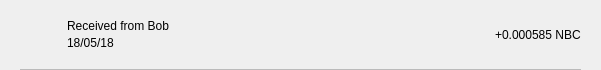
<?xml version="1.0" encoding="UTF-8"?>
<ui version="4.0">
 <class>TxRow</class>
 <widget class="QWidget" name="TxRow">
  <property name="geometry">
   <rect>
    <x>0</x>
    <y>0</y>
    <width>601</width>
    <height>70</height>
   </rect>
  </property>
  <property name="minimumSize">
   <size>
    <width>0</width>
    <height>40</height>
   </size>
  </property>
  <property name="windowTitle">
   <string>Form</string>
  </property>
  <layout class="QVBoxLayout" name="verticalLayout_3">
   <property name="spacing">
    <number>0</number>
   </property>
   <property name="leftMargin">
    <number>0</number>
   </property>
   <property name="topMargin">
    <number>0</number>
   </property>
   <property name="rightMargin">
    <number>0</number>
   </property>
   <property name="bottomMargin">
    <number>0</number>
   </property>
   <item>
    <widget class="QWidget" name="rowContainer" native="true">
     <layout class="QVBoxLayout" name="verticalLayout_2">
      <property name="spacing">
       <number>9</number>
      </property>
      <property name="leftMargin">
       <number>20</number>
      </property>
      <property name="topMargin">
       <number>9</number>
      </property>
      <property name="rightMargin">
       <number>20</number>
      </property>
      <property name="bottomMargin">
       <number>0</number>
      </property>
      <item>
       <widget class="QFrame" name="frame">
        <property name="styleSheet">
         <string notr="true">border:none;</string>
        </property>
        <property name="frameShape">
         <enum>QFrame::StyledPanel</enum>
        </property>
        <property name="frameShadow">
         <enum>QFrame::Raised</enum>
        </property>
        <layout class="QHBoxLayout" name="horizontalLayout" stretch="0,2,0">
         <property name="leftMargin">
          <number>0</number>
         </property>
         <property name="topMargin">
          <number>0</number>
         </property>
         <property name="rightMargin">
          <number>0</number>
         </property>
         <property name="bottomMargin">
          <number>0</number>
         </property>
         <item>
          <widget class="QPushButton" name="icon">
           <property name="focusPolicy">
            <enum>Qt::NoFocus</enum>
           </property>
           <property name="styleSheet">
            <string notr="true">border:none;</string>
           </property>
           <property name="text">
            <string/>
           </property>
           <property name="iconSize">
            <size>
             <width>28</width>
             <height>28</height>
            </size>
           </property>
          </widget>
         </item>
         <item>
          <layout class="QVBoxLayout" name="verticalLayout">
           <property name="spacing">
            <number>3</number>
           </property>
           <property name="leftMargin">
            <number>9</number>
           </property>
           <item>
            <widget class="QLabel" name="lblAddress">
             <property name="styleSheet">
              <string notr="true"/>
             </property>
             <property name="text">
              <string>Received from Bob</string>
             </property>
             <property name="alignment">
              <set>Qt::AlignBottom|Qt::AlignLeading|Qt::AlignLeft</set>
             </property>
            </widget>
           </item>
           <item>
            <widget class="QLabel" name="lblDate">
             <property name="styleSheet">
              <string notr="true"/>
             </property>
             <property name="text">
              <string>18/05/18</string>
             </property>
             <property name="alignment">
              <set>Qt::AlignLeading|Qt::AlignLeft|Qt::AlignTop</set>
             </property>
            </widget>
           </item>
          </layout>
         </item>
         <item>
          <widget class="QLabel" name="lblAmount">
           <property name="styleSheet">
            <string notr="true"/>
           </property>
           <property name="text">
            <string>+0.000585 NBC</string>
           </property>
          </widget>
         </item>
        </layout>
       </widget>
      </item>
      <item>
       <widget class="QLabel" name="lblDivisory">
        <property name="minimumSize">
         <size>
          <width>0</width>
          <height>1</height>
         </size>
        </property>
        <property name="maximumSize">
         <size>
          <width>16777215</width>
          <height>1</height>
         </size>
        </property>
        <property name="styleSheet">
         <string notr="true">background-color:#bababa;</string>
        </property>
        <property name="text">
         <string/>
        </property>
        <property name="alignment">
         <set>Qt::AlignBottom|Qt::AlignLeading|Qt::AlignLeft</set>
        </property>
       </widget>
      </item>
     </layout>
    </widget>
   </item>
  </layout>
 </widget>
 <resources/>
 <connections/>
</ui>
